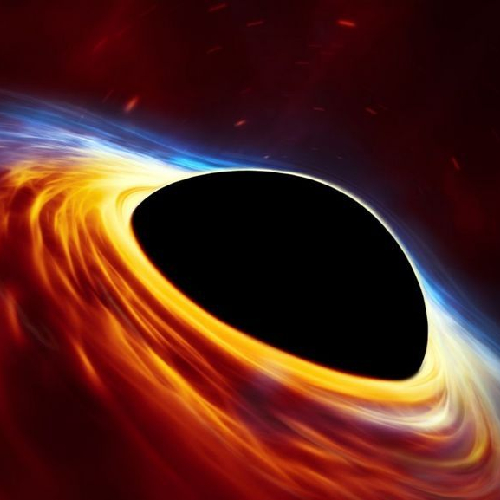
#> input picture m-4/AlgoGeo/05_Voronoi/sample.jpg, 500 x 500 px
$ python TP3_approximation-voronoi.py
#> lines starting #> are read from the running program, lines starting #| are printed output that depends on the picture
import math
import sys
from math import sqrt
from statistics import mean

import numpy as np
import random
import cv2
import matplotlib.pyplot as plt


class Mask:
    def __init__(self, x, y, d):
#> called with x = -1, y = 0, d = 1
        self.x = x
        self.y = y
        self.d = d


class Germ:

    def __init__(self):
        self.colors = []
        self.final = (0, 0, 0)

    def add_color(self, c):
        self.colors.append(c)
        return self

    def get_average(self):
        c = list(zip(*self.colors))
        self.final = (
            round(mean(c[0])),
            round(mean(c[1])),
            round(mean(c[2]))
        )


class Pixel:

    def __init__(self):
        self.distance = sys.maxsize
        self.germ = None


class Image:

    def __init__(self, path, percentage):
#> called with path = './sample.jpg', percentage = 5
        self.source = cv2.imread(path, cv2.IMREAD_UNCHANGED)
#> self.source is the input picture: shape (500, 500, 3); mean B, G, R 28.2, 36.5, 84.7
        self.pixels = self.init_pixels()
        self.p = percentage / 100
        self.germs = []
        self.generate_random()

    def init_pixels(self):
        t = []
        for y in range(self.source.shape[0]):
            t.append([])
            for x in range(self.source.shape[1]):
                t[y].append(Pixel())
        return t

    def generate_random(self):
        for i in range(round((self.source.shape[0] * self.source.shape[1]) * self.p)):
            (x, y) = [
                round(random.randint(0, self.source.shape[1] - 1)),
                round(random.randint(0, self.source.shape[0] - 1))]
            self.pixels[y][x].distance = 0
            self.pixels[y][x].germ = self.add_gem(Germ().add_color(self.source[y][x]))

    def add_gem(self, germ):
        self.germs.append(germ)
        return germ

    def write_and_display_image(self):
        cv2.imshow('generated-image', self.source)
        cv2.waitKey(0)
        cv2.destroyWindow('generated-image')


mask_top_to_bottom = [
    Mask(-1, 0, 1),
    Mask(-1, -1, sqrt(2)),
    Mask(0, -1, 1),
    Mask(1, -1, sqrt(2))
]

mask_bottom_to_top = [
    Mask(1, 0, 1),
    Mask(1, 1, sqrt(2)),
    Mask(0, 1, 1),
    Mask(-1, 1, sqrt(2))
]


def voronoi(img):
    for y, col in enumerate(img.source):
        for x, row in enumerate(img.source[y]):
            current = img.pixels[y][x]

            op_mask = None
            for mask in mask_top_to_bottom:
                if 0 <= y + mask.y < len(img.source) and 0 <= x + mask.x < len(img.source[y + mask.y]):
                    if op_mask is None or \
                            img.pixels[y + mask.y][x + mask.x].distance < img.pixels[y + op_mask.y][x + op_mask.x].distance:
                        op_mask = mask

            if op_mask is not None and current.distance > (img.pixels[y + op_mask.y][x + op_mask.x].distance + op_mask.d):
                t = img.pixels[y + op_mask.y][x + op_mask.x]
                current.distance = t.distance + op_mask.d
                current.germ = t.germ

    for y, col in reversed(list(enumerate(img.source))):
        for x, pixel in reversed(list(enumerate(img.source[y]))):
            current = img.pixels[y][x]

            op_mask = None
            for mask in mask_bottom_to_top:
                if 0 <= y + mask.y < len(img.source) and 0 <= x + mask.x < len(img.source[y + mask.y]):
                    if op_mask is None or \
                            img.pixels[y + mask.y][x + mask.x].distance < img.pixels[y + op_mask.y][x + op_mask.x].distance:
                        op_mask = mask

            if op_mask is not None and current.distance > (img.pixels[y + op_mask.y][x + op_mask.x].distance + op_mask.d):
                t = img.pixels[y + op_mask.y][x + op_mask.x]
                current.distance = t.distance + op_mask.d
                current.germ = t.germ

            current.germ.add_color(pixel)
#> this loop made 500 passes
#> y on passes 1 to 3: 499, 498, 497

    for germ in img.germs:
        germ.get_average()

    for y, col in enumerate(img.source):
        for x, pixel in enumerate(img.source[y]):
            img.source[y][x] = img.pixels[y][x].germ.final
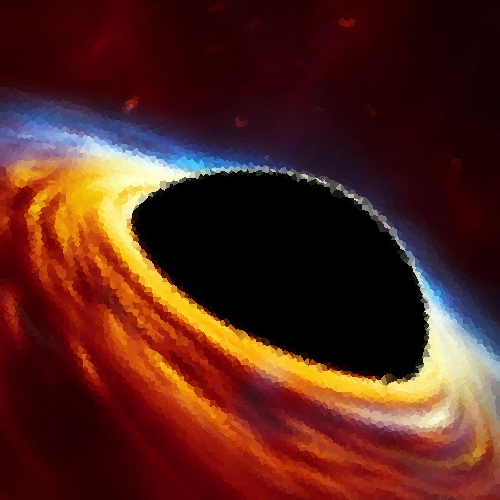
#> img.source: shape (500, 500, 3); mean B, G, R 27.7, 36.2, 84.3


image = Image("./sample.jpg", 5)
voronoi(image)
image.write_and_display_image()
